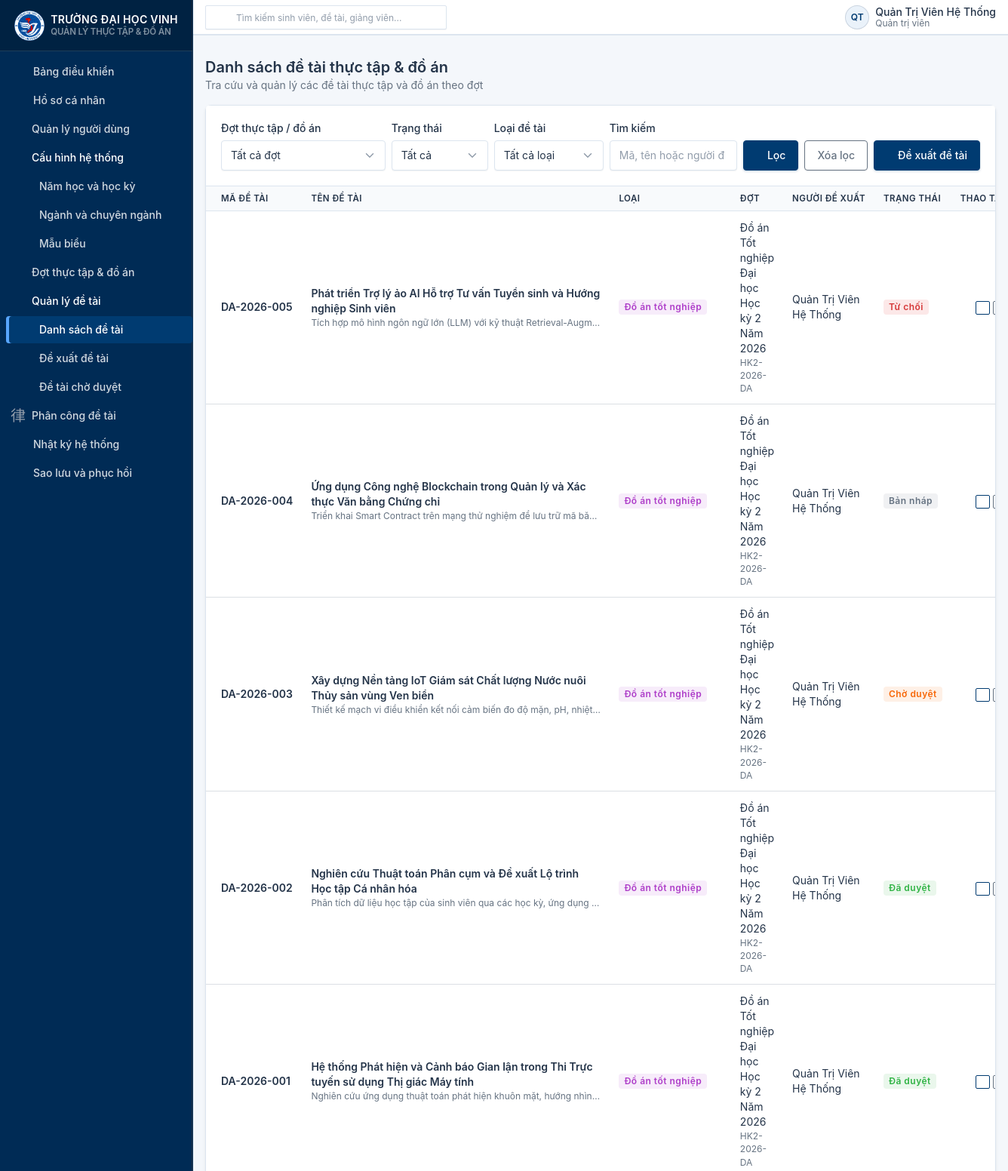
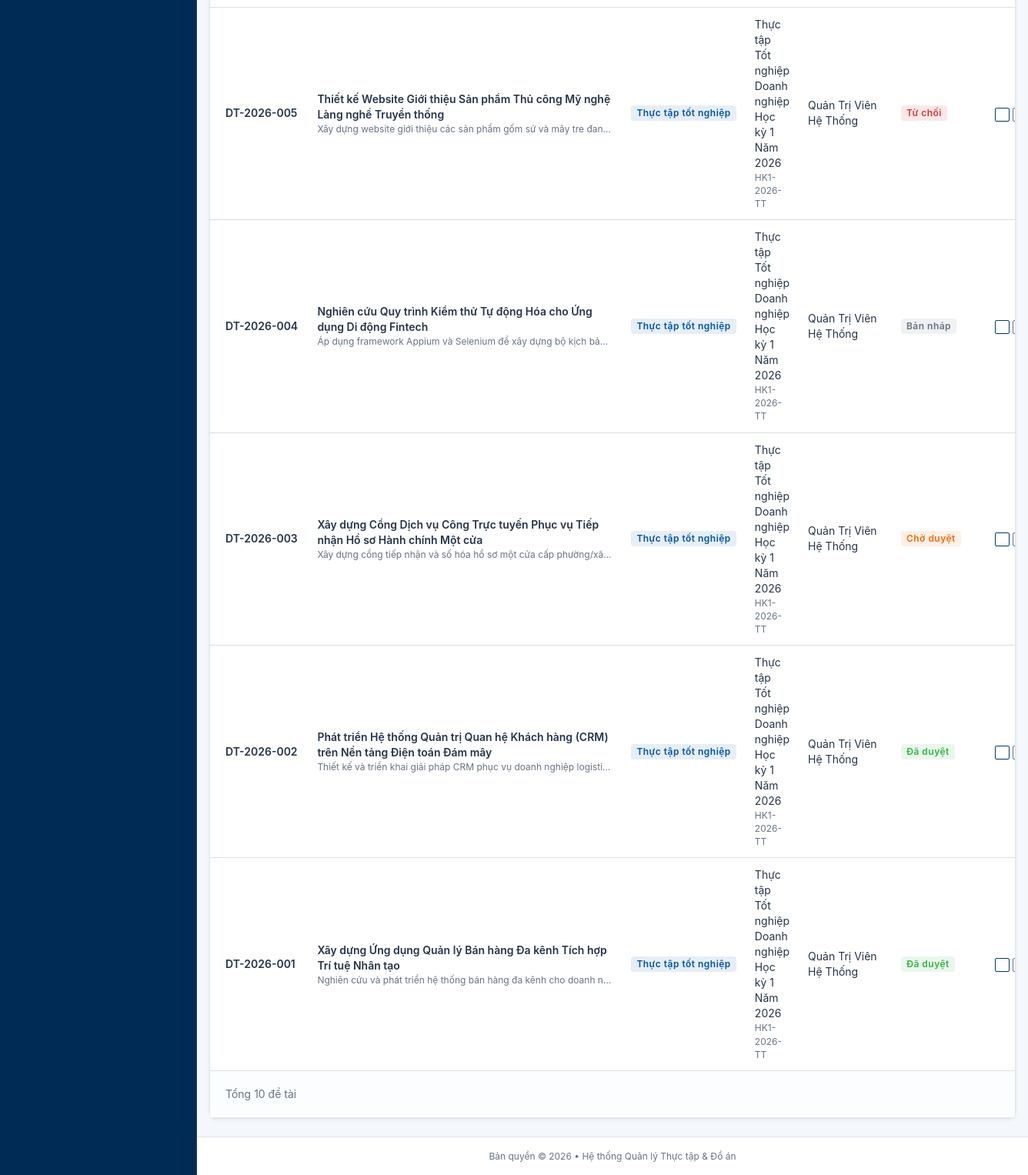
The page /topics (signed in) on the database its author committed (2 pictures, top to bottom).
### tables this page shows
CREATE TABLE IF NOT EXISTS `topics` (
    `id` INT UNSIGNED AUTO_INCREMENT PRIMARY KEY COMMENT 'Khóa chính tự tăng',
    `code` VARCHAR(50) NOT NULL COMMENT 'Mã đề tài định danh duy nhất (vd: DT-2026-001, DA-2026-002)',
    `name` VARCHAR(255) NOT NULL COMMENT 'Tên hiển thị của đề tài',
    `description` TEXT NULL COMMENT 'Mô tả chi tiết nội dung, mục tiêu, yêu cầu công nghệ của đề tài',
    `type` ENUM('internship', 'graduation_project') NOT NULL COMMENT 'Loại đề tài: Thực tập hoặc Đồ án tốt nghiệp',
    `period_id` INT UNSIGNED NOT NULL COMMENT 'Khóa ngoại tham chiếu đến đợt (internship_periods.id)',
    `proposer_id` INT UNSIGNED NOT NULL COMMENT 'Khóa ngoại tham chiếu đến người đề xuất (users.id)',
    `max_students` INT UNSIGNED NOT NULL DEFAULT 1 COMMENT 'Số lượng sinh viên tối đa có thể tham gia',
    `status` ENUM('draft', 'pending', 'approved', 'rejected') NOT NULL DEFAULT 'draft' COMMENT 'Trạng thái đề tài',
    `created_at` DATETIME NOT NULL DEFAULT CURRENT_TIMESTAMP COMMENT 'Thời điểm tạo đề tài',
    `updated_at` DATETIME NOT NULL DEFAULT CURRENT_TIMESTAMP ON UPDATE CURRENT_TIMESTAMP COMMENT 'Thời điểm cập nhật cuối',

    UNIQUE KEY `uk_topics_code` (`code`),
    INDEX `idx_topics_period_id` (`period_id`),
    INDEX `idx_topics_proposer_id` (`proposer_id`),
    INDEX `idx_topics_status` (`status`),
    INDEX `idx_topics_type` (`type`),
    INDEX `idx_topics_created_at` (`created_at`),

    CONSTRAINT `fk_topics_period` FOREIGN KEY (`period_id`)
        REFERENCES `internship_periods` (`id`) ON UPDATE CASCADE ON DELETE RESTRICT,
    CONSTRAINT `fk_topics_proposer` FOREIGN KEY (`proposer_id`)
        REFERENCES `users` (`id`) ON UPDATE CASCADE ON DELETE RESTRICT
);

CREATE TABLE IF NOT EXISTS `internship_periods` (
    `id` INT UNSIGNED AUTO_INCREMENT PRIMARY KEY COMMENT 'Khóa chính tự tăng',
    `code` VARCHAR(50) NOT NULL COMMENT 'Mã đợt định danh duy nhất (vd: HK1-2026-TT, HK2-2026-DA)',
    `name` VARCHAR(150) NOT NULL COMMENT 'Tên hiển thị của đợt thực tập / đồ án',
    `type` ENUM('internship', 'graduation_project') NOT NULL COMMENT 'Loại đợt: internship (Thực tập) hoặc graduation_project (Đồ án tốt nghiệp)',
    `start_date` DATE NOT NULL COMMENT 'Ngày bắt đầu đợt (YYYY-MM-DD)',
    `end_date` DATE NOT NULL COMMENT 'Ngày kết thúc đợt (YYYY-MM-DD)',
    `status` ENUM('draft', 'active', 'closed') NOT NULL DEFAULT 'draft' COMMENT 'Trạng thái đợt: draft (Nháp/Chưa mở), active (Đang diễn ra), closed (Đã kết thúc/Đóng)',
    `description` TEXT NULL COMMENT 'Mô tả chi tiết, quy định hoặc thông báo cho đợt',
    `created_at` DATETIME NOT NULL DEFAULT CURRENT_TIMESTAMP COMMENT 'Thời điểm tạo bản ghi',
    `updated_at` DATETIME NOT NULL DEFAULT CURRENT_TIMESTAMP ON UPDATE CURRENT_TIMESTAMP COMMENT 'Thời điểm cập nhật cuối',
    UNIQUE KEY `uk_internship_periods_code` (`code`),
    INDEX `idx_internship_periods_status` (`status`),
    INDEX `idx_internship_periods_type` (`type`),
    INDEX `idx_internship_periods_dates` (`start_date`, `end_date`),
    CONSTRAINT `chk_period_dates` CHECK (`end_date` >= `start_date`)
);

CREATE TABLE IF NOT EXISTS `users` (
    `id` INT UNSIGNED AUTO_INCREMENT PRIMARY KEY,
    `username` VARCHAR(50) NOT NULL UNIQUE COMMENT 'Tên đăng nhập / Mã sinh viên / Mã giảng viên',
    `email` VARCHAR(100) NOT NULL UNIQUE COMMENT 'Email liên hệ chính thức',
    `password` VARCHAR(255) NOT NULL COMMENT 'Mật khẩu đã được mã hóa Bcrypt an toàn',
    `full_name` VARCHAR(100) NOT NULL COMMENT 'Họ và tên đầy đủ',
    `phone` VARCHAR(20) NULL COMMENT 'Số điện thoại liên lạc',
    `avatar` VARCHAR(255) NULL COMMENT 'Đường dẫn ảnh đại diện (kế thừa cũ)',
    `avatar_path` VARCHAR(255) NULL COMMENT 'Đường dẫn ảnh đại diện chuẩn hóa',
    `status` TINYINT(1) NOT NULL DEFAULT 1 COMMENT 'Trạng thái tài khoản: 1 = Hoạt động, 0 = Bị khóa',
    `created_at` DATETIME NOT NULL DEFAULT CURRENT_TIMESTAMP,
    `updated_at` DATETIME NOT NULL DEFAULT CURRENT_TIMESTAMP ON UPDATE CURRENT_TIMESTAMP,
    INDEX `idx_users_status` (`status`)
);

### app/Core/Controller.php (called while the page is built, shortened)
<?php
class Controller
{
    protected function render(string $view, array $data = []): void
    {
        $viewPath = dirname(__DIR__) . '/Views/' . str_replace('.', '/', $view) . '.php';
        extract($data);
        require $viewPath;
    }
}

### app/Controllers/AuthController.php (called while the page is built, shortened)
<?php
class AuthController extends Controller
{
    public static function pullFlash(string $key): ?string
    {
        $value = $_SESSION['flash'][$key] ?? null;
        return $value;
    }
}

### app/Models/Topic.php (called while the page is built, shortened)
<?php
class Topic
{
    public static function all(array $filters = []): array
    {
        $pdo = Database::getConnection();
        [$where, $params] = self::buildWhere($filters);
        $sql = 'SELECT
                    t.*,
                    p.code AS period_code,
                    p.name AS period_name,
                    p.status AS period_status,
                    p.type AS period_type,
                    u.username AS proposer_username,
                    u.full_name AS proposer_name,
                    u.email AS proposer_email
                FROM `topics` t
                INNER JOIN `internship_periods` p ON t.period_id = p.id
                INNER JOIN `users` u ON t.proposer_id = u.id'
            . $where . ' ORDER BY t.created_at DESC, t.id DESC';
        if (isset($filters['limit'])) {
            $limit = max(1, min(100, (int)$filters['limit']));
            $offset = max(0, (int)($filters['offset'] ?? 0));
            $sql .= " LIMIT {$limit} OFFSET {$offset}";
        }
        $stmt = $pdo->prepare($sql);
        $stmt->execute($params);
        return $stmt->fetchAll(PDO::FETCH_ASSOC);
    }
    public static function paginate(array $filters, int $page, int $perPage = 15): array
    {
        $page = max(1, $page);
        $perPage = max(1, min(100, $perPage));
        [$where, $params] = self::buildWhere($filters);
        $pdo = Database::getConnection();
        $count = $pdo->prepare(
            'SELECT COUNT(*) FROM `topics` t
             INNER JOIN `internship_periods` p ON t.period_id = p.id
             INNER JOIN `users` u ON t.proposer_id = u.id' . $where
        );
        $count->execute($params);
        $total = (int)$count->fetchColumn();
        $pages = max(1, (int)ceil($total / $perPage));
        $page = min($page, $pages);
        $items = self::all(array_merge($filters, [
            'limit' => $perPage,
            'offset' => ($page - 1) * $perPage,
        ]));
        return [
            'items' => $items,
            'total' => $total,
            'page' => $page,
            'perPage' => $perPage,
            'pages' => $pages,
        ];
    }
    private static function buildWhere(array $filters): array
    {
        $where = ' WHERE 1=1';
        $params = [];
        return [$where, $params];
    }
}

### app/Views/topics/index.php (the view, shortened to what this page needs)
<?php
require dirname(__DIR__) . '/layouts/header.php';
$escape = static fn(mixed $value): string => htmlspecialchars((string)$value, ENT_QUOTES, 'UTF-8');
$topics = $topics ?? [];
$filters = $filters ?? [];
$pagination = $pagination ?? ['page' => 1, 'pages' => 1, 'total' => count($topics)];
$statusLabels = $statusLabels ?? [];
$typeLabels = $typeLabels ?? [];
$statusBadges = $statusBadges ?? [];
$typeBadges = $typeBadges ?? [];
$currentUserRoles = $currentUserRoles ?? [];
$currentUserId = (int)($currentUserId ?? 0);
$canCreate = (bool)array_intersect(['admin', 'training_dept', 'department_head', 'lecturer', 'enterprise', 'student'], $currentUserRoles);
$canSeeStatusFilter = in_array('admin', $currentUserRoles, true)
    || in_array('training_dept', $currentUserRoles, true)
    || (bool)array_intersect(['department_head', 'lecturer', 'enterprise'], $currentUserRoles);
?>
<div class="container-xl">
    <div class="card shadow-sm">
        <div class="card-header">
            <form method="GET" action="<?= $escape($baseUrl) ?>/topics"
                  class="topic-filter-toolbar<?= $canSeeStatusFilter ? '' : ' topic-filter-without-status' ?>">
                <div class="topic-filter-field topic-filter-period">
                    <label class="form-label" for="period-filter">Đợt thực tập / đồ án</label>
                    <select class="form-select" id="period-filter" name="period_id">
                        <option value="">Tất cả đợt</option>
                    </select>
                </div>
                <?php if ($canSeeStatusFilter): ?>
                    <div class="topic-filter-field topic-filter-status">
                        <label class="form-label" for="status-filter">Trạng thái</label>
                        <select class="form-select" id="status-filter" name="status">
                            <option value="">Tất cả</option>
                        </select>
                    </div>
                <?php endif; ?>
                <div class="topic-filter-field topic-filter-type">
                    <label class="form-label" for="type-filter">Loại đề tài</label>
                    <select class="form-select" id="type-filter" name="type">
                        <option value="">Tất cả loại</option>
                    </select>
                </div>
                <div class="topic-filter-field topic-filter-keyword">
                    <label class="form-label" for="keyword-filter">Tìm kiếm</label>
                    <input class="form-control" id="keyword-filter" name="keyword" type="search"
                           value="<?= $escape($filters['keyword'] ?? '') ?>" placeholder="Mã, tên hoặc người đề xuất">
                </div>
                <div class="topic-filter-actions">
                    <button class="btn btn-primary" type="submit"><i class="ti ti-search me-1"></i>Lọc</button>
                    <a class="btn btn-outline-secondary" href="<?= $escape($baseUrl) ?>/topics">Xóa lọc</a>
                </div>
                <?php if ($canCreate): ?>
                    <a class="btn btn-primary topic-propose-button" href="<?= $escape($baseUrl) ?>/topics/create">
                        <i class="ti ti-plus me-1"></i>Đề xuất đề tài
                    </a>
                <?php endif; ?>
            </form>
        </div>
        <div class="table-responsive">
            <table class="table table-vcenter card-table">
                <thead>
                    <tr>
                        <th>Mã đề tài</th><th>Tên đề tài</th><th>Loại</th><th>Đợt</th>
                        <th>Người đề xuất</th><th>Trạng thái</th><th class="text-end">Thao tác</th>
                    </tr>
                </thead>
                <tbody>
                    <?php if (!$topics): ?>
                        <tr><td colspan="7" class="text-center text-secondary py-5">
                            <i class="ti ti-file-search fs-1 d-block mb-2"></i>Không tìm thấy đề tài phù hợp.
                        </td></tr>
                    <?php else: ?>
                        <?php foreach ($topics as $topic): ?>
                            <?php
                            $isManager = (bool)array_intersect(['admin', 'training_dept'], $currentUserRoles);
                            $canEditTopic = $isManager || (
                                (int)$topic['proposer_id'] === $currentUserId
                                && in_array($topic['status'], ['draft', 'rejected'], true)
                            );
                            ?>
                            <tr>
                                <td class="text-nowrap fw-semibold"><?= $escape($topic['code']) ?></td>
                                <td>
                                    <a class="text-reset fw-semibold" href="<?= $escape($baseUrl) ?>/topics/detail?id=<?= (int)$topic['id'] ?>">
                                        <?= $escape($topic['name']) ?>
                                    </a>
                                    <div class="text-secondary small text-truncate" style="max-width: 24rem">
                                        <?= $escape($topic['description'] ?? '') ?>
                                    </div>
                                </td>
                                <td><span class="badge <?= $escape($typeBadges[$topic['type']] ?? 'bg-secondary-lt') ?>">
                                    <?= $escape($typeLabels[$topic['type']] ?? $topic['type']) ?>
                                </span></td>
                                <td>
                                    <div><?= $escape($topic['period_name']) ?></div>
                                    <div class="text-secondary small"><?= $escape($topic['period_code']) ?></div>
                                </td>
                                <td><?= $escape($topic['proposer_name']) ?></td>
                                <td><span class="badge <?= $escape($statusBadges[$topic['status']] ?? 'bg-secondary-lt') ?>">
                                    <?= $escape($statusLabels[$topic['status']] ?? $topic['status']) ?>
                                </span></td>
                                <td class="text-end text-nowrap">
                                    <a class="btn btn-sm btn-outline-primary" title="Xem chi tiết"
                                       href="<?= $escape($baseUrl) ?>/topics/detail?id=<?= (int)$topic['id'] ?>">
                                        <i class="ti ti-eye"></i><span class="visually-hidden">Xem</span>
                                    </a>
                                    <?php if ($canEditTopic): ?>
                                        <a class="btn btn-sm btn-outline-secondary" title="Chỉnh sửa"
                                           href="<?= $escape($baseUrl) ?>/topics/edit?id=<?= (int)$topic['id'] ?>">
                                        </a>
                                    <?php endif; ?>
                                </td>
                            </tr>
                        <?php endforeach; ?>
                    <?php endif; ?>
                </tbody>
            </table>
        </div>
        <div class="card-footer d-flex flex-column flex-sm-row align-items-sm-center justify-content-between gap-2">
            <div class="text-secondary">Tổng <?= (int)$pagination['total'] ?> đề tài</div>
        </div>
    </div>
</div>
<?php require dirname(__DIR__) . '/layouts/footer.php'; ?>

### rows shown on the page
topics: code "DA-2026-005", name "Phát triển Trợ lý ảo AI Hỗ trợ Tư vấn Tuyển sinh và Hướng nghiệp Sinh viên", description "Tích hợp mô hình ngôn ngữ lớn (LLM) với kỹ thuật Retrieval-Augm…", type "Đồ án tốt nghiệp", period.name "Đồ án Tốt nghiệp Đại học Học kỳ 2 Năm 2026", period.code "HK2-2026-DA", proposer.full_name "Quản Trị Viên Hệ Thống", status "Từ chối", id "10"
topics: code "DA-2026-004", name "Ứng dụng Công nghệ Blockchain trong Quản lý và Xác thực Văn bằng Chứng chỉ", description "Triển khai Smart Contract trên mạng thử nghiệm để lưu trữ mã bă…", type "Đồ án tốt nghiệp", period.name "Đồ án Tốt nghiệp Đại học Học kỳ 2 Năm 2026", period.code "HK2-2026-DA", proposer.full_name "Quản Trị Viên Hệ Thống", status "Bản nháp"
topics: code "DA-2026-003", name "Xây dựng Nền tảng IoT Giám sát Chất lượng Nước nuôi Thủy sản vùng Ven biển", description "Thiết kế mạch vi điều khiển kết nối cảm biến đo độ mặn, pH, nhiệt…", type "Đồ án tốt nghiệp", period.name "Đồ án Tốt nghiệp Đại học Học kỳ 2 Năm 2026", period.code "HK2-2026-DA", proposer.full_name "Quản Trị Viên Hệ Thống", status "Chờ duyệt"
topics: code "DA-2026-002", name "Nghiên cứu Thuật toán Phân cụm và Đề xuất Lộ trình Học tập Cá nhân hóa", description "Phân tích dữ liệu học tập của sinh viên qua các học kỳ, ứng dụng…", type "Đồ án tốt nghiệp", period.name "Đồ án Tốt nghiệp Đại học Học kỳ 2 Năm 2026", period.code "HK2-2026-DA", proposer.full_name "Quản Trị Viên Hệ Thống", status "Đã duyệt"
topics: code "DA-2026-001", name "Hệ thống Phát hiện và Cảnh báo Gian lận trong Thi Trực tuyến sử dụng Thị giác Máy tính", description "Nghiên cứu ứng dụng thuật toán phát hiện khuôn mặt, hướng nhìn…", type "Đồ án tốt nghiệp", period.name "Đồ án Tốt nghiệp Đại học Học kỳ 2 Năm 2026", period.code "HK2-2026-DA", proposer.full_name "Quản Trị Viên Hệ Thống", status "Đã duyệt"
topics: code "DT-2026-005", name "Thiết kế Website Giới thiệu Sản phẩm Thủ công Mỹ nghệ Làng nghề Truyền thống", description "Xây dựng website giới thiệu các sản phẩm gốm sứ và mây tre đan…", type "Thực tập tốt nghiệp", period.name "Thực tập Tốt nghiệp Doanh nghiệp Học kỳ 1 Năm 2026", period.code "HK1-2026-TT", proposer.full_name "Quản Trị Viên Hệ Thống", status "Từ chối"
topics: code "DT-2026-004", name "Nghiên cứu Quy trình Kiểm thử Tự động Hóa cho Ứng dụng Di động Fintech", description "Áp dụng framework Appium và Selenium để xây dựng bộ kịch bả…", type "Thực tập tốt nghiệp", period.name "Thực tập Tốt nghiệp Doanh nghiệp Học kỳ 1 Năm 2026", period.code "HK1-2026-TT", proposer.full_name "Quản Trị Viên Hệ Thống", status "Bản nháp"
topics: code "DT-2026-003", name "Xây dựng Cổng Dịch vụ Công Trực tuyến Phục vụ Tiếp nhận Hồ sơ Hành chính Một cửa", description "Xây dựng cổng tiếp nhận và số hóa hồ sơ một cửa cấp phường/xã…", type "Thực tập tốt nghiệp", period.name "Thực tập Tốt nghiệp Doanh nghiệp Học kỳ 1 Năm 2026", period.code "HK1-2026-TT", proposer.full_name "Quản Trị Viên Hệ Thống", status "Chờ duyệt"
topics: code "DT-2026-002", name "Phát triển Hệ thống Quản trị Quan hệ Khách hàng (CRM) trên Nền tảng Điện toán Đám mây", description "Thiết kế và triển khai giải pháp CRM phục vụ doanh nghiệp logisti…", type "Thực tập tốt nghiệp", period.name "Thực tập Tốt nghiệp Doanh nghiệp Học kỳ 1 Năm 2026", period.code "HK1-2026-TT", proposer.full_name "Quản Trị Viên Hệ Thống", status "Đã duyệt"
topics: code "DT-2026-001", name "Xây dựng Ứng dụng Quản lý Bán hàng Đa kênh Tích hợp Trí tuệ Nhân tạo", description "Nghiên cứu và phát triển hệ thống bán hàng đa kênh cho doanh n…", type "Thực tập tốt nghiệp", period.name "Thực tập Tốt nghiệp Doanh nghiệp Học kỳ 1 Năm 2026", period.code "HK1-2026-TT", proposer.full_name "Quản Trị Viên Hệ Thống", status "Đã duyệt"

### other values the page prints
$title "Năm học và học kỳ Ngành và chuyên ngành Mẫu biểu Nhật ký hệ thống Sao lưu và phục hồi"
$escape($headerInitials) "QT"
$escape($currentFullName) "Quản Trị Viên Hệ Thống"
$escape($displayRole) "Quản trị viên"
$escape($pageHeading) "Danh sách đề tài thực tập & đồ án"
$escape($pageDescription) "Tra cứu và quản lý các đề tài thực tập và đồ án theo đợt"
